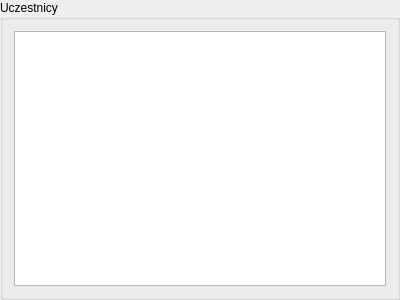
<?xml version="1.0" encoding="UTF-8"?>
<ui version="4.0">
 <class>ParticipantsGroupBox</class>
 <widget class="QGroupBox" name="ParticipantsGroupBox">
  <property name="geometry">
   <rect>
    <x>0</x>
    <y>0</y>
    <width>400</width>
    <height>300</height>
   </rect>
  </property>
  <property name="maximumSize">
   <size>
    <width>16777215</width>
    <height>16777215</height>
   </size>
  </property>
  <property name="windowTitle">
   <string>GroupBox</string>
  </property>
  <property name="title">
   <string>Uczestnicy</string>
  </property>
  <layout class="QVBoxLayout" name="verticalLayout">
   <item>
    <widget class="QTableView" name="participantTableView">
     <property name="sizePolicy">
      <sizepolicy hsizetype="Ignored" vsizetype="Ignored">
       <horstretch>0</horstretch>
       <verstretch>0</verstretch>
      </sizepolicy>
     </property>
     <property name="minimumSize">
      <size>
       <width>190</width>
       <height>0</height>
      </size>
     </property>
    </widget>
   </item>
  </layout>
 </widget>
 <resources/>
 <connections/>
</ui>
